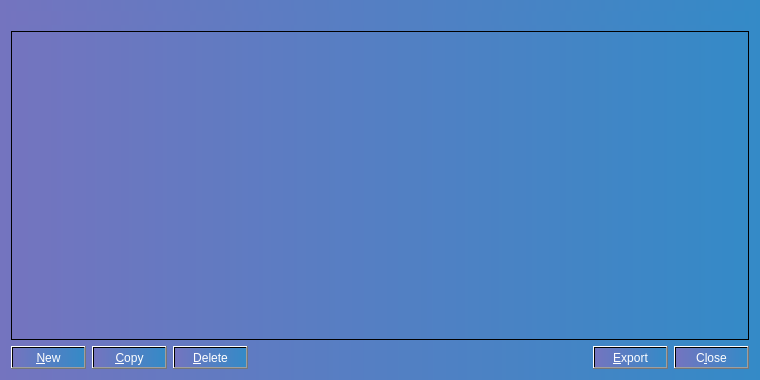
<?xml version="1.0" encoding="UTF-8"?>
<ui version="4.0">
 <class>AddressBookPage</class>
 <widget class="QWidget" name="AddressBookPage">
  <property name="geometry">
   <rect>
    <x>0</x>
    <y>0</y>
    <width>760</width>
    <height>380</height>
   </rect>
  </property>
  <property name="styleSheet">
   <string notr="true">background-color: qlineargradient(spread:pad, x1:0, y1:0, x2:1, y2:0, stop:0 rgba(116, 116, 191, 255), stop:1 rgba(52, 138, 199, 255));</string>
  </property>
  <layout class="QVBoxLayout" name="verticalLayout">
   <item>
    <widget class="QLabel" name="labelExplanation">
     <property name="textFormat">
      <enum>Qt::PlainText</enum>
     </property>
     <property name="wordWrap">
      <bool>true</bool>
     </property>
    </widget>
   </item>
   <item>
    <widget class="QTableView" name="tableView">
     <property name="contextMenuPolicy">
      <enum>Qt::CustomContextMenu</enum>
     </property>
     <property name="toolTip">
      <string>Right-click to edit address or label</string>
     </property>
     <property name="tabKeyNavigation">
      <bool>false</bool>
     </property>
     <property name="alternatingRowColors">
      <bool>true</bool>
     </property>
     <property name="selectionMode">
      <enum>QAbstractItemView::SingleSelection</enum>
     </property>
     <property name="selectionBehavior">
      <enum>QAbstractItemView::SelectRows</enum>
     </property>
     <property name="sortingEnabled">
      <bool>true</bool>
     </property>
     <attribute name="verticalHeaderVisible">
      <bool>false</bool>
     </attribute>
    </widget>
   </item>
   <item>
    <layout class="QHBoxLayout" name="horizontalLayout">
     <item>
      <widget class="QPushButton" name="newAddress">
       <property name="toolTip">
        <string>Create a new address</string>
       </property>
       <property name="styleSheet">
        <string notr="true">color: rgb(255, 255, 255);</string>
       </property>
       <property name="text">
        <string>&amp;New</string>
       </property>
       <property name="icon">
        <iconset resource="../bitcoin.qrc">
         <normaloff>:/icons/add</normaloff>:/icons/add</iconset>
       </property>
       <property name="autoDefault">
        <bool>false</bool>
       </property>
      </widget>
     </item>
     <item>
      <widget class="QPushButton" name="copyAddress">
       <property name="toolTip">
        <string>Copy the currently selected address to the system clipboard</string>
       </property>
       <property name="styleSheet">
        <string notr="true">color: rgb(255, 255, 255);</string>
       </property>
       <property name="text">
        <string>&amp;Copy</string>
       </property>
       <property name="icon">
        <iconset resource="../bitcoin.qrc">
         <normaloff>:/icons/editcopy</normaloff>:/icons/editcopy</iconset>
       </property>
       <property name="autoDefault">
        <bool>false</bool>
       </property>
      </widget>
     </item>
     <item>
      <widget class="QPushButton" name="deleteAddress">
       <property name="toolTip">
        <string>Delete the currently selected address from the list</string>
       </property>
       <property name="styleSheet">
        <string notr="true">color: rgb(255, 255, 255);</string>
       </property>
       <property name="text">
        <string>&amp;Delete</string>
       </property>
       <property name="icon">
        <iconset resource="../bitcoin.qrc">
         <normaloff>:/icons/remove</normaloff>:/icons/remove</iconset>
       </property>
       <property name="autoDefault">
        <bool>false</bool>
       </property>
      </widget>
     </item>
     <item>
      <spacer name="horizontalSpacer">
       <property name="orientation">
        <enum>Qt::Horizontal</enum>
       </property>
       <property name="sizeHint" stdset="0">
        <size>
         <width>40</width>
         <height>20</height>
        </size>
       </property>
      </spacer>
     </item>
     <item>
      <widget class="QPushButton" name="exportButton">
       <property name="toolTip">
        <string>Export the data in the current tab to a file</string>
       </property>
       <property name="styleSheet">
        <string notr="true">color: rgb(255, 255, 255);</string>
       </property>
       <property name="text">
        <string>&amp;Export</string>
       </property>
       <property name="icon">
        <iconset resource="../bitcoin.qrc">
         <normaloff>:/icons/export</normaloff>:/icons/export</iconset>
       </property>
       <property name="autoDefault">
        <bool>false</bool>
       </property>
      </widget>
     </item>
     <item>
      <widget class="QPushButton" name="closeButton">
       <property name="sizePolicy">
        <sizepolicy hsizetype="Minimum" vsizetype="Minimum">
         <horstretch>0</horstretch>
         <verstretch>0</verstretch>
        </sizepolicy>
       </property>
       <property name="styleSheet">
        <string notr="true">color: rgb(255, 255, 255);</string>
       </property>
       <property name="text">
        <string>C&amp;lose</string>
       </property>
       <property name="autoDefault">
        <bool>false</bool>
       </property>
      </widget>
     </item>
    </layout>
   </item>
  </layout>
 </widget>
 <resources>
  <include location="../bitcoin.qrc"/>
 </resources>
 <connections/>
</ui>
